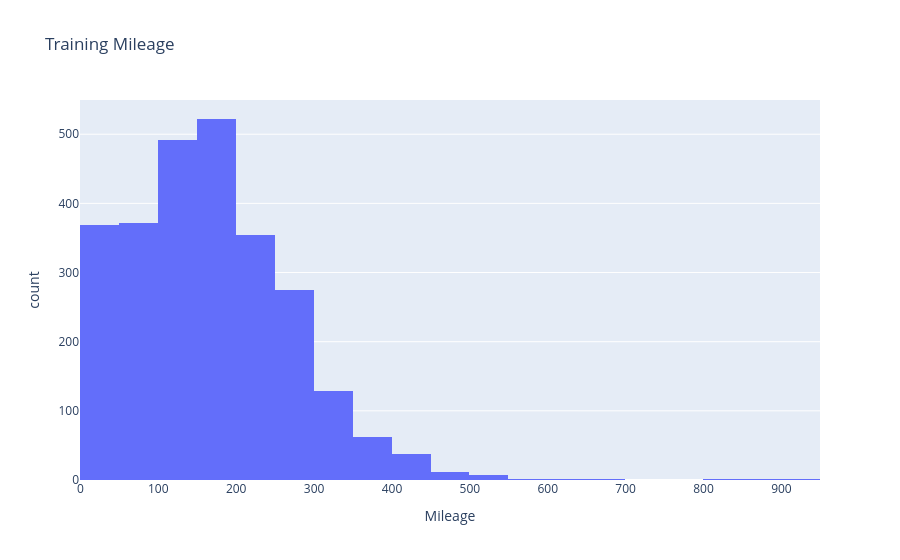
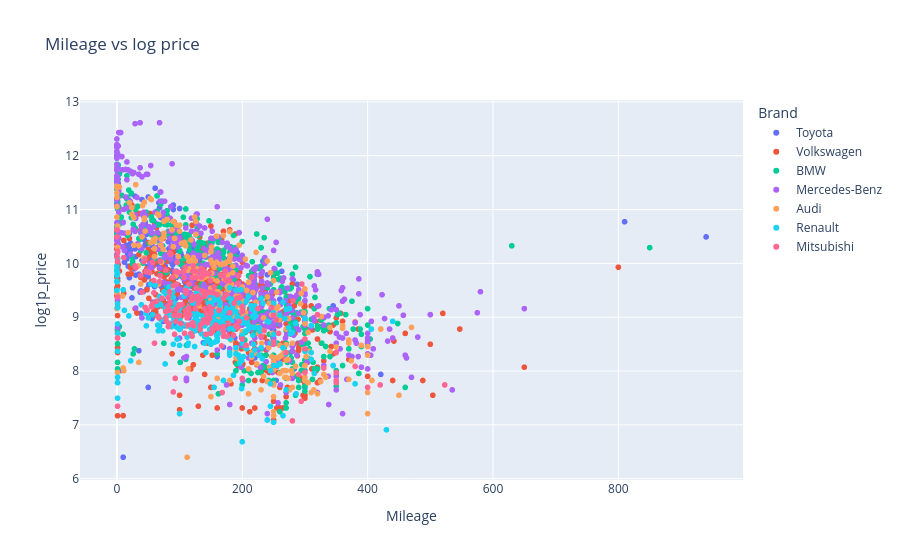
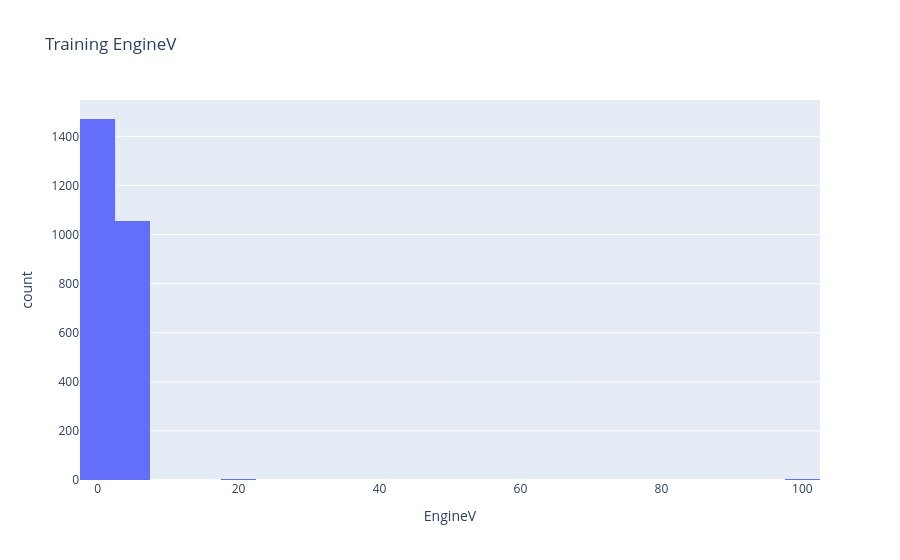
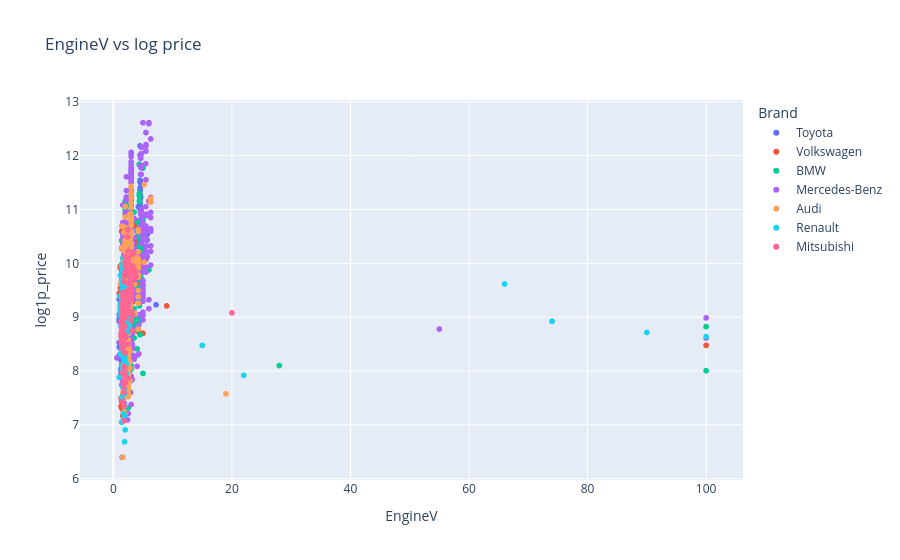

Source (notebook cell) for these figures, in order:
### Markdown cell above
## Mileage, engine volume and model year
I inspect both raw-price and log-price relationships. EngineV values above 6.5 are suspicious under the original notebook's domain rule. Mileage tails and vintage cars remain valid observations unless a concrete data error is established.

**My notes:** record nonlinear patterns and suspicious engine measurements.

### Code cell
for column in ["Mileage", "EngineV", "Year"]:
    px.histogram(eda, x=column, nbins=40, title=f"Training {column}").show()
    px.scatter(eda.assign(log1p_price=np.log1p(eda.Price)), x=column, y="log1p_price", color="Brand", hover_data=[ID_COLUMN], title=f"{column} vs log price").show()
display(eda[["Price", "Mileage", "EngineV", "Year"]].quantile([0, .01, .5, .99, 1]))

### Figure 1 — Plotly figure (JSON) as saved in the notebook; plotly's stock layout.template omitted (floating-point values rounded to 4 significant figures; data arrays with more than 128 entries replaced by an {"elided": "..."} marker saying what was removed)
{"data": [{"bingroup": "x", "hovertemplate": "Mileage=%{x}<br>count=%{y}<extra></extra>", "legendgroup": "", "marker": {"color": "#636efa", "pattern": {"shape": ""}}, "name": "", "nbinsx": 40, "orientation": "v", "showlegend": false, "type": "histogram", "x": {"elided": "2638 int values"}, "xaxis": "x", "yaxis": "y"}], "layout": {"barmode": "relative", "legend": {"tracegroupgap": 0}, "title": {"text": "Training Mileage"}, "xaxis": {"anchor": "y", "domain": [0.0, 1.0], "title": {"text": "Mileage"}}, "yaxis": {"anchor": "x", "domain": [0.0, 1.0], "title": {"text": "count"}}}}

### Figure 2 — Plotly figure (JSON) as saved in the notebook; plotly's stock layout.template omitted (floating-point values rounded to 4 significant figures; data arrays with more than 128 entries replaced by an {"elided": "..."} marker saying what was removed)
{"data": [{"customdata": {"elided": "344x1 int values"}, "hovertemplate": "Brand=Toyota<br>Mileage=%{x}<br>log1p_price=%{y}<br>RowId=%{customdata[0]}<extra></extra>", "legendgroup": "Toyota", "marker": {"color": "#636efa", "symbol": "circle"}, "mode": "markers", "name": "Toyota", "showlegend": true, "type": "scattergl", "x": {"elided": "344 int values"}, "xaxis": "x", "y": {"elided": "344 float values"}, "yaxis": "y"}, {"customdata": {"elided": "588x1 int values"}, "hovertemplate": "Brand=Volkswagen<br>Mileage=%{x}<br>log1p_price=%{y}<br>RowId=%{customdata[0]}<extra></extra>", "legendgroup": "Volkswagen", "marker": {"color": "#EF553B", "symbol": "circle"}, "mode": "markers", "name": "Volkswagen", "showlegend": true, "type": "scattergl", "x": {"elided": "588 int values"}, "xaxis": "x", "y": {"elided": "588 float values"}, "yaxis": "y"}, {"customdata": {"elided": "428x1 int values"}, "hovertemplate": "Brand=BMW<br>Mileage=%{x}<br>log1p_price=%{y}<br>RowId=%{customdata[0]}<extra></extra>", "legendgroup": "BMW", "marker": {"color": "#00cc96", "symbol": "circle"}, "mode": "markers", "name": "BMW", "showlegend": true, "type": "scattergl", "x": {"elided": "428 int values"}, "xaxis": "x", "y": {"elided": "428 float values"}, "yaxis": "y"}, {"customdata": {"elided": "517x1 int values"}, "hovertemplate": "Brand=Mercedes-Benz<br>Mileage=%{x}<br>log1p_price=%{y}<br>RowId=%{customdata[0]}<extra></extra>", "legendgroup": "Mercedes-Benz", "marker": {"color": "#ab63fa", "symbol": "circle"}, "mode": "markers", "name": "Mercedes-Benz", "showlegend": true, "type": "scattergl", "x": {"elided": "517 int values"}, "xaxis": "x", "y": {"elided": "517 float values"}, "yaxis": "y"}, {"customdata": {"elided": "275x1 int values"}, "hovertemplate": "Brand=Audi<br>Mileage=%{x}<br>log1p_price=%{y}<br>RowId=%{customdata[0]}<extra></extra>", "legendgroup": "Audi", "marker": {"color": "#FFA15A", "symbol": "circle"}, "mode": "markers", "name": "Audi", "showlegend": true, "type": "scattergl", "x": {"elided": "275 int values"}, "xaxis": "x", "y": {"elided": "275 float values"}, "yaxis": "y"}, {"customdata": {"elided": "284x1 int values"}, "hovertemplate": "Brand=Renault<br>Mileage=%{x}<br>log1p_price=%{y}<br>RowId=%{customdata[0]}<extra></extra>", "legendgroup": "Renault", "marker": {"color": "#19d3f3", "symbol": "circle"}, "mode": "markers", "name": "Renault", "showlegend": true, "type": "scattergl", "x": {"elided": "284 int values"}, "xaxis": "x", "y": {"elided": "284 float values"}, "yaxis": "y"}, {"customdata": {"elided": "202x1 int values"}, "hovertemplate": "Brand=Mitsubishi<br>Mileage=%{x}<br>log1p_price=%{y}<br>RowId=%{customdata[0]}<extra></extra>", "legendgroup": "Mitsubishi", "marker": {"color": "#FF6692", "symbol": "circle"}, "mode": "markers", "name": "Mitsubishi", "showlegend": true, "type": "scattergl", "x": {"elided": "202 int values"}, "xaxis": "x", "y": {"elided": "202 float values"}, "yaxis": "y"}], "layout": {"legend": {"title": {"text": "Brand"}, "tracegroupgap": 0}, "title": {"text": "Mileage vs log price"}, "xaxis": {"anchor": "y", "domain": [0.0, 1.0], "title": {"text": "Mileage"}}, "yaxis": {"anchor": "x", "domain": [0.0, 1.0], "title": {"text": "log1p_price"}}}}

### Figure 3 — Plotly figure (JSON) as saved in the notebook; plotly's stock layout.template omitted (floating-point values rounded to 4 significant figures; data arrays with more than 128 entries replaced by an {"elided": "..."} marker saying what was removed)
{"data": [{"bingroup": "x", "hovertemplate": "EngineV=%{x}<br>count=%{y}<extra></extra>", "legendgroup": "", "marker": {"color": "#636efa", "pattern": {"shape": ""}}, "name": "", "nbinsx": 40, "orientation": "v", "showlegend": false, "type": "histogram", "x": {"elided": "2638 float values"}, "xaxis": "x", "yaxis": "y"}], "layout": {"barmode": "relative", "legend": {"tracegroupgap": 0}, "title": {"text": "Training EngineV"}, "xaxis": {"anchor": "y", "domain": [0.0, 1.0], "title": {"text": "EngineV"}}, "yaxis": {"anchor": "x", "domain": [0.0, 1.0], "title": {"text": "count"}}}}

### Figure 4 — Plotly figure (JSON) as saved in the notebook; plotly's stock layout.template omitted (floating-point values rounded to 4 significant figures; data arrays with more than 128 entries replaced by an {"elided": "..."} marker saying what was removed)
{"data": [{"customdata": {"elided": "344x1 int values"}, "hovertemplate": "Brand=Toyota<br>EngineV=%{x}<br>log1p_price=%{y}<br>RowId=%{customdata[0]}<extra></extra>", "legendgroup": "Toyota", "marker": {"color": "#636efa", "symbol": "circle"}, "mode": "markers", "name": "Toyota", "showlegend": true, "type": "scattergl", "x": {"elided": "344 float values"}, "xaxis": "x", "y": {"elided": "344 float values"}, "yaxis": "y"}, {"customdata": {"elided": "588x1 int values"}, "hovertemplate": "Brand=Volkswagen<br>EngineV=%{x}<br>log1p_price=%{y}<br>RowId=%{customdata[0]}<extra></extra>", "legendgroup": "Volkswagen", "marker": {"color": "#EF553B", "symbol": "circle"}, "mode": "markers", "name": "Volkswagen", "showlegend": true, "type": "scattergl", "x": {"elided": "588 float values"}, "xaxis": "x", "y": {"elided": "588 float values"}, "yaxis": "y"}, {"customdata": {"elided": "428x1 int values"}, "hovertemplate": "Brand=BMW<br>EngineV=%{x}<br>log1p_price=%{y}<br>RowId=%{customdata[0]}<extra></extra>", "legendgroup": "BMW", "marker": {"color": "#00cc96", "symbol": "circle"}, "mode": "markers", "name": "BMW", "showlegend": true, "type": "scattergl", "x": {"elided": "428 float values"}, "xaxis": "x", "y": {"elided": "428 float values"}, "yaxis": "y"}, {"customdata": {"elided": "517x1 int values"}, "hovertemplate": "Brand=Mercedes-Benz<br>EngineV=%{x}<br>log1p_price=%{y}<br>RowId=%{customdata[0]}<extra></extra>", "legendgroup": "Mercedes-Benz", "marker": {"color": "#ab63fa", "symbol": "circle"}, "mode": "markers", "name": "Mercedes-Benz", "showlegend": true, "type": "scattergl", "x": {"elided": "517 float values"}, "xaxis": "x", "y": {"elided": "517 float values"}, "yaxis": "y"}, {"customdata": {"elided": "275x1 int values"}, "hovertemplate": "Brand=Audi<br>EngineV=%{x}<br>log1p_price=%{y}<br>RowId=%{customdata[0]}<extra></extra>", "legendgroup": "Audi", "marker": {"color": "#FFA15A", "symbol": "circle"}, "mode": "markers", "name": "Audi", "showlegend": true, "type": "scattergl", "x": {"elided": "275 float values"}, "xaxis": "x", "y": {"elided": "275 float values"}, "yaxis": "y"}, {"customdata": {"elided": "284x1 int values"}, "hovertemplate": "Brand=Renault<br>EngineV=%{x}<br>log1p_price=%{y}<br>RowId=%{customdata[0]}<extra></extra>", "legendgroup": "Renault", "marker": {"color": "#19d3f3", "symbol": "circle"}, "mode": "markers", "name": "Renault", "showlegend": true, "type": "scattergl", "x": {"elided": "284 float values"}, "xaxis": "x", "y": {"elided": "284 float values"}, "yaxis": "y"}, {"customdata": {"elided": "202x1 int values"}, "hovertemplate": "Brand=Mitsubishi<br>EngineV=%{x}<br>log1p_price=%{y}<br>RowId=%{customdata[0]}<extra></extra>", "legendgroup": "Mitsubishi", "marker": {"color": "#FF6692", "symbol": "circle"}, "mode": "markers", "name": "Mitsubishi", "showlegend": true, "type": "scattergl", "x": {"elided": "202 float values"}, "xaxis": "x", "y": {"elided": "202 float values"}, "yaxis": "y"}], "layout": {"legend": {"title": {"text": "Brand"}, "tracegroupgap": 0}, "title": {"text": "EngineV vs log price"}, "xaxis": {"anchor": "y", "domain": [0.0, 1.0], "title": {"text": "EngineV"}}, "yaxis": {"anchor": "x", "domain": [0.0, 1.0], "title": {"text": "log1p_price"}}}}
